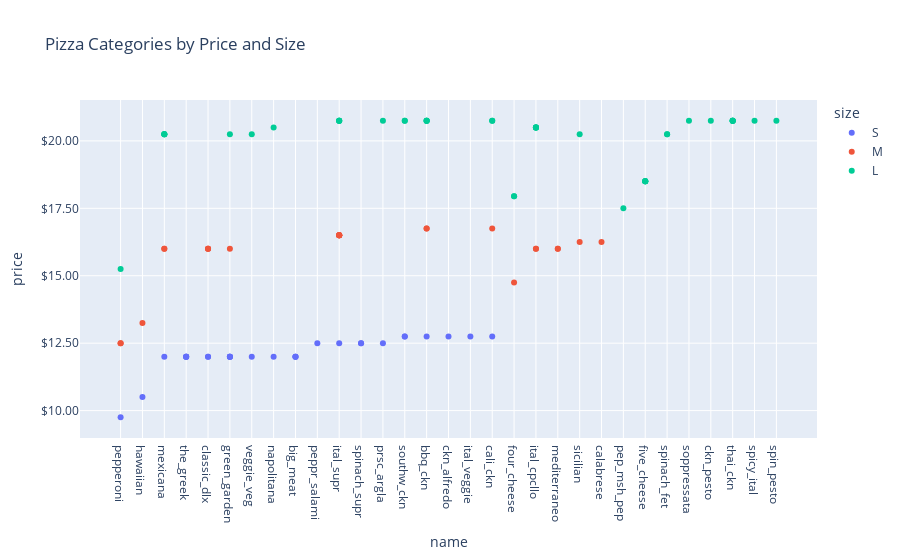

Here is the notebook cell this chart was saved with:
### Markdown cell above
Plotly express makes it easy to bring in your dataset and add some colors to your categories and hover descriptors. Here's a simple scatter plot of the different pizza names by price, color-coded by 
size in the legend, and the ability to see Pizza type (and other details) by hovering over the data point.

### Code cell
# Scatter plot
# First sort the DataFrame by price (ascending)
df_sorted = df_pizza_mini.sort_values(by='price', ascending=True)

fig = px.scatter(df_sorted,
                x='name',
                y='price',
                hover_name='type',
                color='size',
                title='Pizza Categories by Price and Size'
                )
fig.update_layout(yaxis=dict(dtick=2.5))
fig.update_layout(yaxis_tickprefix = '$', yaxis_tickformat = ',.2f')
fig.show()

### Figure 1 — Plotly figure (JSON) as saved in the notebook; plotly's stock layout.template omitted (floating-point values rounded to 4 significant figures)
{"data": [{"hovertemplate": "<b>%{hovertext}</b><br><br>size=S<br>name=%{x}<br>price=%{y}<extra></extra>", "hovertext": ["classic", "classic", "veggie", "classic", "classic", "classic", "veggie", "veggie", "classic", "classic", "classic", "veggie", "classic", "veggie", "classic", "classic", "veggie", "classic", "supreme", "supreme", "supreme", "supreme", "supreme", "chicken", "chicken", "chicken", "chicken", "veggie", "chicken"], "legendgroup": "S", "marker": {"color": "#636efa", "symbol": "circle"}, "mode": "markers", "name": "S", "orientation": "v", "showlegend": true, "type": "scatter", "x": ["pepperoni", "hawaiian", "mexicana", "the_greek", "classic_dlx", "the_greek", "green_garden", "veggie_veg", "napolitana", "big_meat", "the_greek", "green_garden", "classic_dlx", "green_garden", "the_greek", "big_meat", "green_garden", "big_meat", "peppr_salami", "ital_supr", "spinach_supr", "prsc_argla", "spinach_supr", "southw_ckn", "bbq_ckn", "southw_ckn", "ckn_alfredo", "ital_veggie", "cali_ckn"], "xaxis": "x", "y": [9.75, 10.5, 12, 12, 12, 12, 12, 12, 12, 12, 12, 12, 12, 12, 12, 12, 12, 12, 12.5, 12.5, 12.5, 12.5, 12.5, 12.75, 12.75, 12.75, 12.75, 12.75, 12.75], "yaxis": "y"}, {"hovertemplate": "<b>%{hovertext}</b><br><br>size=M<br>name=%{x}<br>price=%{y}<extra></extra>", "hovertext": ["classic", "classic", "classic", "veggie", "classic", "classic", "veggie", "classic", "veggie", "classic", "veggie", "classic", "veggie", "veggie", "supreme", "supreme", "supreme", "supreme", "supreme", "supreme", "supreme", "supreme", "chicken", "chicken", "chicken"], "legendgroup": "M", "marker": {"color": "#EF553B", "symbol": "circle"}, "mode": "markers", "name": "M", "orientation": "v", "showlegend": true, "type": "scatter", "x": ["pepperoni", "pepperoni", "hawaiian", "four_cheese", "classic_dlx", "classic_dlx", "green_garden", "ital_cpcllo", "mediterraneo", "ital_cpcllo", "mexicana", "classic_dlx", "mediterraneo", "mexicana", "sicilian", "calabrese", "ital_supr", "ital_supr", "ital_supr", "ital_supr", "ital_supr", "ital_supr", "bbq_ckn", "cali_ckn", "bbq_ckn"], "xaxis": "x", "y": [12.5, 12.5, 13.25, 14.75, 16, 16, 16, 16, 16, 16, 16, 16, 16, 16, 16.25, 16.25, 16.5, 16.5, 16.5, 16.5, 16.5, 16.5, 16.75, 16.75, 16.75], "yaxis": "y"}, {"hovertemplate": "<b>%{hovertext}</b><br><br>size=L<br>name=%{x}<br>price=%{y}<extra></extra>", "hovertext": ["classic", "classic", "veggie", "veggie", "veggie", "veggie", "veggie", "veggie", "veggie", "veggie", "veggie", "veggie", "veggie", "supreme", "veggie", "veggie", "veggie", "veggie", "classic", "classic", "classic", "classic", "classic", "classic", "chicken", "chicken", "chicken", "supreme", "chicken", "chicken", "chicken", "chicken", "supreme", "supreme", "supreme", "chicken", "supreme", "veggie", "chicken", "chicken", "chicken", "chicken", "supreme", "chicken", "chicken", "supreme"], "legendgroup": "L", "marker": {"color": "#00cc96", "symbol": "circle"}, "mode": "markers", "name": "L", "orientation": "v", "showlegend": true, "type": "scatter", "x": ["pepperoni", "pep_msh_pep", "four_cheese", "four_cheese", "five_cheese", "five_cheese", "five_cheese", "five_cheese", "five_cheese", "mexicana", "mexicana", "veggie_veg", "green_garden", "sicilian", "mexicana", "mexicana", "spinach_fet", "spinach_fet", "napolitana", "ital_cpcllo", "ital_cpcllo", "ital_cpcllo", "ital_cpcllo", "ital_cpcllo", "bbq_ckn", "cali_ckn", "southw_ckn", "soppressata", "ckn_pesto", "bbq_ckn", "thai_ckn", "southw_ckn", "ital_supr", "prsc_argla", "ital_supr", "thai_ckn", "spicy_ital", "spin_pesto", "cali_ckn", "thai_ckn", "thai_ckn", "bbq_ckn", "ital_supr", "thai_ckn", "bbq_ckn", "ital_supr"], "xaxis": "x", "y": [15.25, 17.5, 17.95, 17.95, 18.5, 18.5, 18.5, 18.5, 18.5, 20.25, 20.25, 20.25, 20.25, 20.25, 20.25, 20.25, 20.25, 20.25, 20.5, 20.5, 20.5, 20.5, 20.5, 20.5, 20.75, 20.75, 20.75, 20.75, 20.75, 20.75, 20.75, 20.75, 20.75, 20.75, 20.75, 20.75, 20.75, 20.75, 20.75, 20.75, 20.75, 20.75, 20.75, 20.75, 20.75, 20.75], "yaxis": "y"}], "layout": {"autosize": true, "legend": {"title": {"text": "size"}, "tracegroupgap": 0}, "title": {"text": "Pizza Categories by Price and Size"}, "xaxis": {"anchor": "y", "autorange": true, "domain": [0, 1], "range": [-1.867, 31.87], "title": {"text": "name"}, "type": "category"}, "yaxis": {"anchor": "x", "autorange": true, "domain": [0, 1], "dtick": 2.5, "range": [8.724, 21.78], "tickformat": ",.2f", "tickprefix": "$", "title": {"text": "price"}, "type": "linear"}}}
